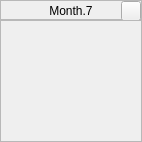
        <widget class="QFrame" name="frameMonth_7">
         <property name="minimumSize">
          <size>
           <width>142</width>
           <height>142</height>
          </size>
         </property>
         <property name="maximumSize">
          <size>
           <width>142</width>
           <height>142</height>
          </size>
         </property>
         <property name="frameShape">
          <enum>QFrame::Box</enum>
         </property>
         <property name="frameShadow">
          <enum>QFrame::Plain</enum>
         </property>
         <property name="lineWidth">
          <number>0</number>
         </property>
         <layout class="QVBoxLayout" name="verticalLayout_7">
          <property name="spacing">
           <number>0</number>
          </property>
          <property name="leftMargin">
           <number>0</number>
          </property>
          <property name="topMargin">
           <number>0</number>
          </property>
          <property name="rightMargin">
           <number>0</number>
          </property>
          <property name="bottomMargin">
           <number>0</number>
          </property>
          <item>
           <widget class="QFrame" name="frameMonthTitle_7">
            <property name="minimumSize">
             <size>
              <width>0</width>
              <height>20</height>
             </size>
            </property>
            <property name="maximumSize">
             <size>
              <width>16777215</width>
              <height>20</height>
             </size>
            </property>
            <property name="frameShape">
             <enum>QFrame::StyledPanel</enum>
            </property>
            <property name="frameShadow">
             <enum>QFrame::Raised</enum>
            </property>
            <layout class="QHBoxLayout" name="horizontalLayout_10">
             <property name="spacing">
              <number>0</number>
             </property>
             <property name="leftMargin">
              <number>20</number>
             </property>
             <property name="topMargin">
              <number>0</number>
             </property>
             <property name="rightMargin">
              <number>0</number>
             </property>
             <property name="bottomMargin">
              <number>0</number>
             </property>
             <item>
              <widget class="QLabel" name="labelMonthTitle_7">
               <property name="minimumSize">
                <size>
                 <width>0</width>
                 <height>20</height>
                </size>
               </property>
               <property name="maximumSize">
                <size>
                 <width>16777215</width>
                 <height>20</height>
                </size>
               </property>
               <property name="text">
                <string>Month.7</string>
               </property>
               <property name="alignment">
                <set>Qt::AlignCenter</set>
               </property>
              </widget>
             </item>
             <item>
              <widget class="QPushButton" name="buttonMonthDetailsView_7">
               <property name="minimumSize">
                <size>
                 <width>20</width>
                 <height>20</height>
                </size>
               </property>
               <property name="maximumSize">
                <size>
                 <width>20</width>
                 <height>20</height>
                </size>
               </property>
               <property name="text">
                <string/>
               </property>
              </widget>
             </item>
            </layout>
           </widget>
          </item>
          <item>
           <widget class="QFrame" name="frameMonthButtonContainer_7">
            <property name="frameShape">
             <enum>QFrame::StyledPanel</enum>
            </property>
            <property name="frameShadow">
             <enum>QFrame::Raised</enum>
            </property>
           </widget>
          </item>
         </layout>
        </widget>
